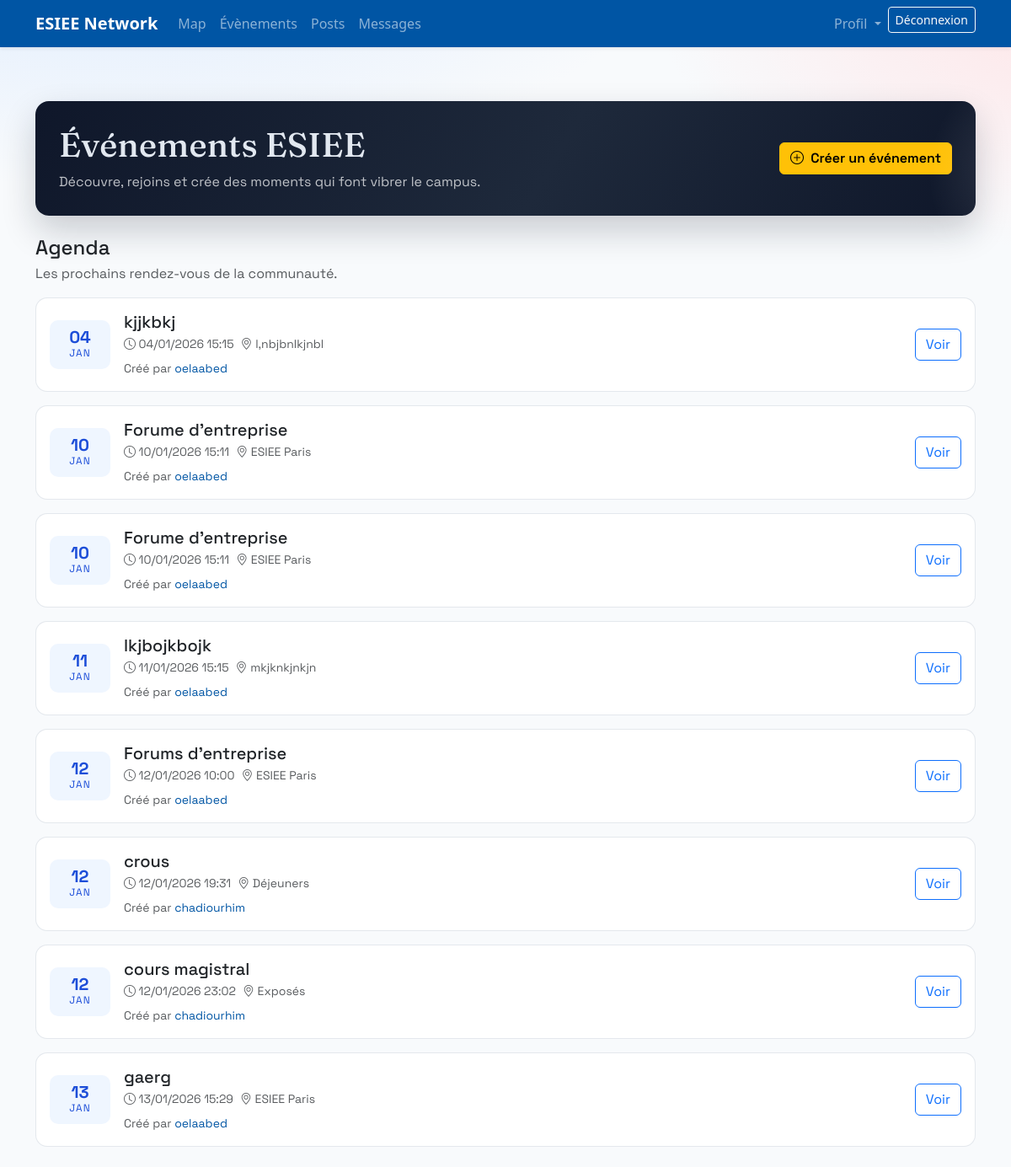
Page /events/ (signed in) on the earlier database version.
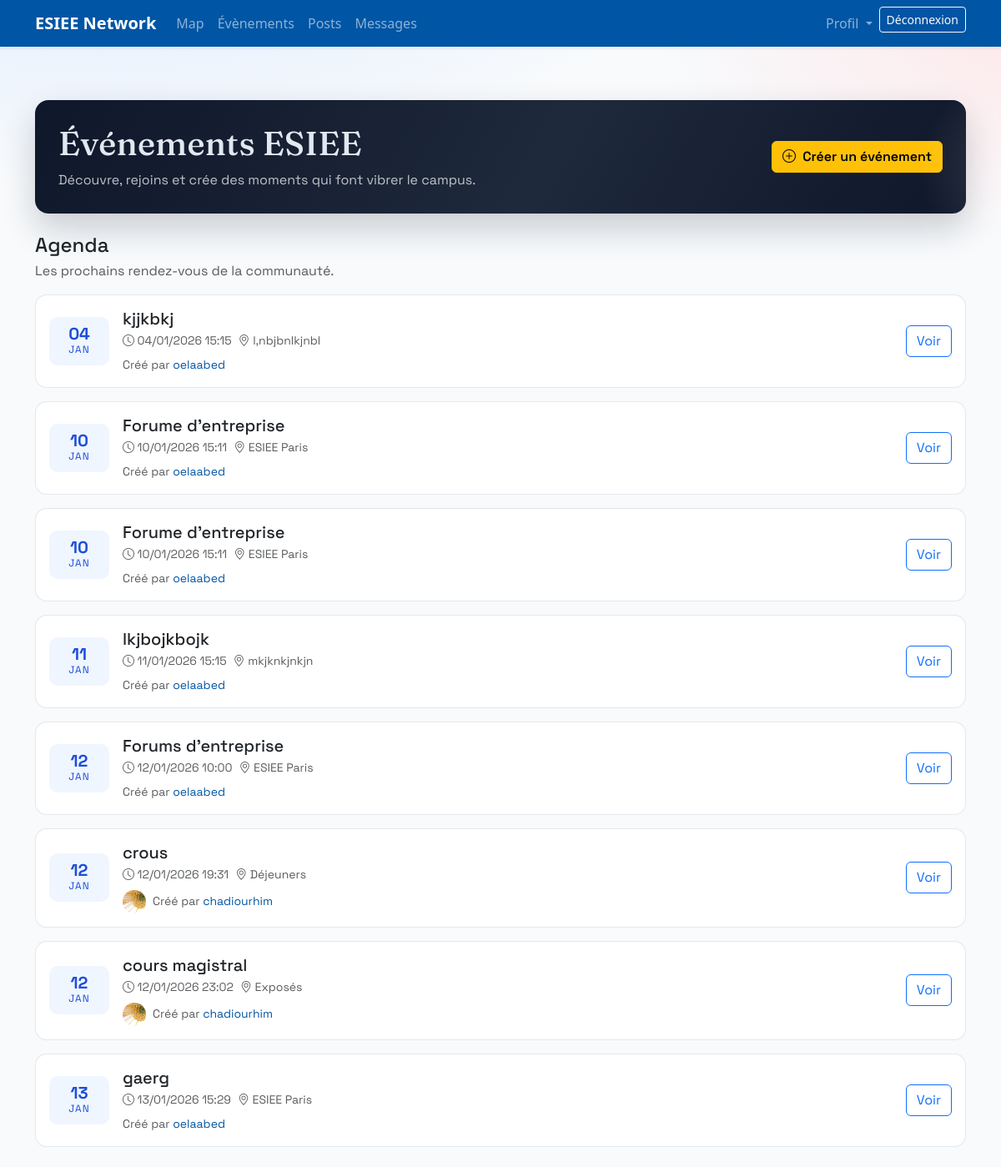
Same page on the later database version.
### events/models.py (models this page shows, shortened)
class Event(models.Model):
    title = models.CharField(max_length=200)
    description = models.TextField(blank=True)
    location = models.CharField(
        "Lieu",
        max_length=50,
        choices=LOCATION_CHOICES,
    )
    start_at = models.DateTimeField()
    end_at = models.DateTimeField(null=True, blank=True)
    created_by = models.ForeignKey(
        settings.AUTH_USER_MODEL,
        on_delete=models.CASCADE,
        related_name="events_created",
    )
    created_at = models.DateTimeField(auto_now_add=True)
    updated_at = models.DateTimeField(auto_now=True)
    class Meta:
        ordering = ["start_at", "title"]

### users/models.py (models this page shows, shortened)
class User(AbstractUser):
    email = models.EmailField(unique=True)
    profile_image = models.ImageField(
        upload_to="profiles/",
        blank=True,
        null=True,
        verbose_name="Photo de profil",
    )

### events/views.py (the view)
# urls.py: path("", views.events_list, name="list"),
@login_required
def events_list(request):
    location_code = request.GET.get("location")
    events = Event.objects.all().order_by("start_at", "title")
    filtered_location_label = None
    if location_code:
        events = events.filter(location=location_code)
        choices_dict = dict(LOCATION_CHOICES)
        filtered_location_label = choices_dict.get(location_code)
    context = {
        "events": events,
        "filtered_location": filtered_location_label,
        "raw_location": location_code,
    }
    return render(request, "events/events_list.html", context)

### templates/events/events_list.html (shortened to what this page needs)
{% extends "base.html" %}
{% block content %}
<link href="https://cdn.jsdelivr.net/npm/bootstrap-icons@1.11.3/font/bootstrap-icons.css" rel="stylesheet">
<div class="container py-4 ev-wrap">
  <div class="ev-hero mb-4">
    <div class="row align-items-center g-3">
      <div class="col-lg-8">
        <h1 class="mb-2">&Eacute;v&eacute;nements ESIEE</h1>
        <p class="mb-0 text-light opacity-75">
          D&eacute;couvre, rejoins et cr&eacute;e des moments qui font vibrer le campus.
        </p>
      </div>
      <div class="col-lg-4 text-lg-end">
        <a href="{% url 'events:create' %}" class="btn btn-warning fw-semibold">
          <i class="bi bi-plus-circle me-1"></i>
          Cr&eacute;er un &eacute;v&eacute;nement
        </a>
      </div>
    </div>
  </div>
  <div class="d-flex flex-wrap align-items-center justify-content-between gap-2 mb-3">
    <div>
      <h2 class="h4 mb-1">Agenda</h2>
      <div class="text-muted">Les prochains rendez-vous de la communaut&eacute;.</div>
    </div>
  </div>
  {% if events %}
    <div class="row g-3">
      {% for event in events %}
        <div class="col-12">
          <div class="ev-card p-3">
            <div class="d-flex flex-wrap gap-3 align-items-center">
              <div class="ev-date">
                <div class="day">{{ event.start_at|date:"d" }}</div>
                <div class="month">{{ event.start_at|date:"M" }}</div>
              </div>
              <div class="flex-grow-1">
                <a href="{% url 'events:detail' event.pk %}" class="text-decoration-none text-dark">
                  <h3 class="h5 mb-1">{{ event.title }}</h3>
                </a>
                <div class="d-flex flex-wrap gap-2 text-muted small">
                  <span><i class="bi bi-clock"></i> {{ event.start_at|date:"d/m/Y H:i" }}</span>
                  <span><i class="bi bi-geo-alt"></i> {{ event.get_location_display }}</span>
                </div>
                <div class="ev-creator d-flex align-items-center gap-2 mt-2">
                  {% if event.created_by.profile_image %}
                    <img src="{{ event.created_by.profile_image.url }}" alt="Photo de profil">
                  {% endif %}
                  <span class="small text-muted">
                    Cr&eacute;&eacute; par
                    <a href="{% url 'users:user_profile' event.created_by.username %}" class="text-decoration-none">
                      {{ event.created_by.username }}
                    </a>
                  </span>
                </div>
              </div>
              <a href="{% url 'events:detail' event.pk %}" class="btn btn-outline-primary">
                Voir
              </a>
            </div>
          </div>
        </div>
      {% endfor %}
    </div>
  {% endif %}
</div>
{% endblock %}

Differences in the rows shown:
changed through a linked row, Event "crous": created_by.profile_image: picture added
changed through a linked row, Event "cours magistral": created_by.profile_image: picture added
